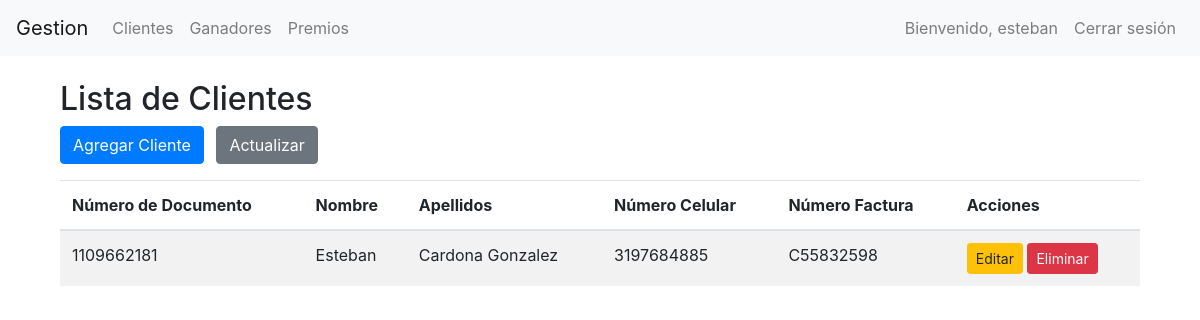
/ruleta/clientes/ (signed in), run on an earlier commit of the app's database.
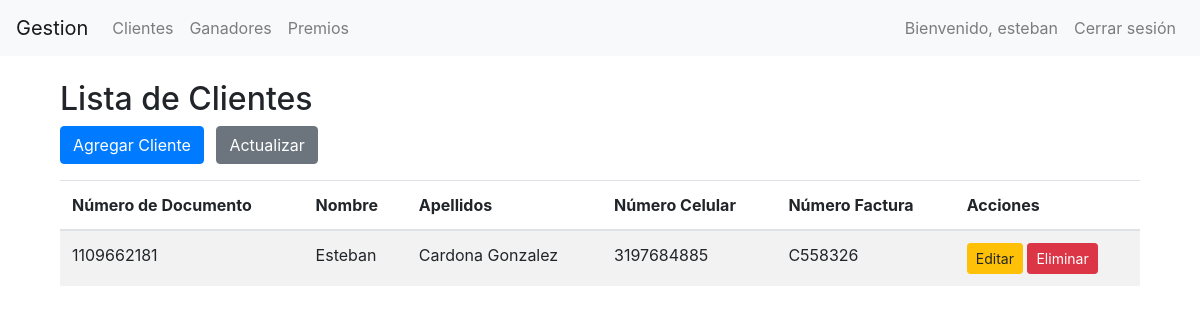
And on a later commit of the database.
### ruleta/models.py (models this page shows, shortened)
class Cliente(models.Model):
    numero_documento = models.CharField(max_length=20, unique=True)
    nombre = models.CharField(max_length=50)
    apellidos = models.CharField(max_length=50)
    numero_celular = models.CharField(max_length=11)
    numero_factura = models.CharField(max_length=100, unique=True)

### ruleta/views.py (the view)
# urls.py: path('clientes/', views.ClienteListView.as_view(), name='cliente_list'),
class ClienteListView(LoginRequiredMixin, AdminRequiredMixin, ListView):
    model = Cliente
    template_name = 'ruleta/clientes_list.html'
    context_object_name = 'clientes'

### ruleta/views.py (called while the page is built)
    def test_func(self):
        return self.request.user.is_staff or self.request.user.is_superuser

### ruleta/templates/ruleta/cliente_list.html
{% extends "base.html" %}
{% block content %}
<div class="container">
    <h2>Lista de Clientes</h2>
    <div class="mb-3">
        <a href="{% url 'cliente_create' %}" class="btn btn-primary">Agregar Cliente</a>
        <button onclick="location.reload();" class="btn btn-secondary ml-2">Actualizar</button>
    </div>
    <table class="table table-striped">
        <thead>
            <tr>
                <th>Número de Documento</th>
                <th>Nombre</th>
                <th>Apellidos</th>
                <th>Número Celular</th>
                <th>Número Factura</th>
                <th>Acciones</th>
            </tr>
        </thead>
        <tbody>
            {% for cliente in clientes %}
            <tr>
                <td>{{ cliente.numero_documento }}</td>
                <td>{{ cliente.nombre }}</td>
                <td>{{ cliente.apellidos }}</td>
                <td>{{ cliente.numero_celular }}</td>
                <td>{{ cliente.numero_factura }}</td>
                <td>
                    <a href="{% url 'cliente_update' cliente.pk %}" class="btn btn-warning btn-sm">Editar</a>
                    <a href="{% url 'cliente_delete' cliente.pk %}" class="btn btn-danger btn-sm">Eliminar</a>
                </td>
            </tr>
            {% endfor %}
        </tbody>
    </table>
</div>
{% endblock %}

What changed in the data, as far as the page shows it:
removed Cliente: numero_documento "1109662181", nombre "Esteban", apellidos "Cardona Gonzalez", numero_celular "3197684885", numero_factura "C55832598"
added Cliente: numero_documento "1109662181", nombre "Esteban", apellidos "Cardona Gonzalez", numero_celular "3197684885", numero_factura "C558326"
